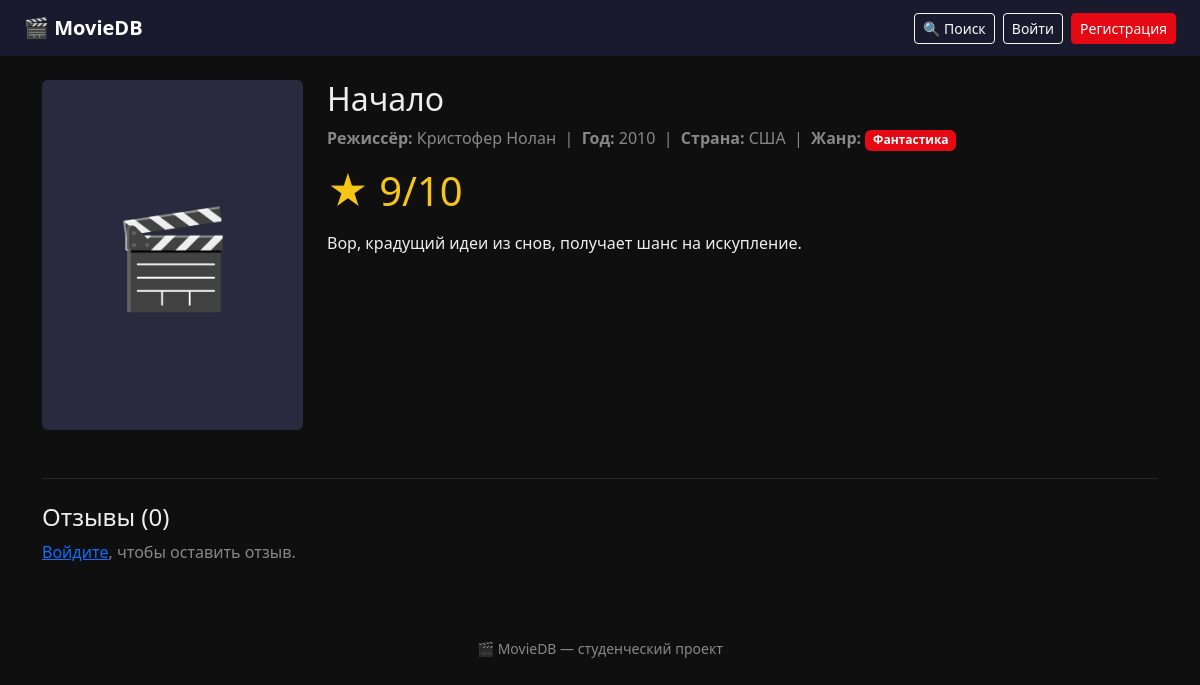
The page /movie.php?id=1 on the database its author committed.
### tables this page shows
CREATE TABLE movies (
  id INT AUTO_INCREMENT PRIMARY KEY,
  title VARCHAR(200) NOT NULL,
  director VARCHAR(100) NOT NULL,
  genre ENUM('Боевик','Комедия','Драма','Ужасы','Фантастика','Мультфильм') NOT NULL,
  year INT NOT NULL,
  country VARCHAR(50),
  description TEXT,
  rating TINYINT CHECK (rating BETWEEN 1 AND 10),
  poster_url VARCHAR(255),
  added_by INT,
  created_at TIMESTAMP DEFAULT CURRENT_TIMESTAMP,
  FOREIGN KEY (added_by) REFERENCES users(id)
);

### movie.php (the view, shortened to what this page needs)
<?php
require 'db.php';
$id = (int)($_GET['id'] ?? 0);
$stmt = $pdo->prepare("SELECT * FROM movies WHERE id = ?");
$stmt->execute([$id]);
$movie = $stmt->fetch();
$reviews = $pdo->prepare("
    SELECT r.*, u.username FROM reviews r
    JOIN users u ON u.id = r.user_id
    WHERE r.movie_id = ?
    ORDER BY r.created_at DESC
");
$reviews->execute([$id]);
$reviews = $reviews->fetchAll();
require 'includes/header.php';
?>
    <div class="row">
        <div class="col-md-3 mb-4">
            <?php if ($movie['poster_url']): ?>
                <img src="<?= htmlspecialchars($movie['poster_url']) ?>" class="img-fluid rounded" alt="">
            <?php else: ?>
                <div class="d-flex align-items-center justify-content-center rounded" style="height:350px;background:#2a2a3e;font-size:6rem;">🎬</div>
            <?php endif; ?>
        </div>
        <div class="col-md-9">
            <h2><?= htmlspecialchars($movie['title']) ?></h2>
            <p class="text-white-50">
                <strong>Режиссёр:</strong> <?= htmlspecialchars($movie['director']) ?> &nbsp;|&nbsp;
                <strong>Год:</strong> <?= $movie['year'] ?> &nbsp;|&nbsp;
                <strong>Страна:</strong> <?= htmlspecialchars($movie['country']) ?> &nbsp;|&nbsp;
                <strong>Жанр:</strong> <span class="badge badge-genre"><?= htmlspecialchars($movie['genre']) ?></span>
            </p>
            <p class="display-6 star">★ <?= $movie['rating'] ?>/10</p>
            <p><?= nl2br(htmlspecialchars($movie['description'])) ?></p>
        </div>
    </div>
    <hr class="border-secondary my-4">
    <h4>Отзывы (<?= count($reviews) ?>)</h4>
<?php if (isset($_SESSION['user_id'])): ?>
    <form method="POST" class="mb-4">
        <div class="mb-2">
            <textarea name="text" class="form-control" rows="3" placeholder="Ваш отзыв..." required></textarea>
        </div>
        <button class="btn btn-primary">Отправить отзыв</button>
    </form>
<?php else: ?>
    <p class="text-white-50"><a href="login.php">Войдите</a>, чтобы оставить отзыв.</p>
<?php endif; ?>
<?php require 'includes/footer.php'; ?>

### includes/header.php (style rules this page uses)
body { background: #0f0f0f; color: #eee; }
.badge-genre { background: #e50914; }
.star { color: #f5c518; }

### rows shown on the page
movies: title "Начало", director "Кристофер Нолан", year "2010", country "США", genre "Фантастика", rating "9", description "Вор, крадущий идеи из снов, получает шанс на искупление."

### other values the page prints
count($reviews) "0"
